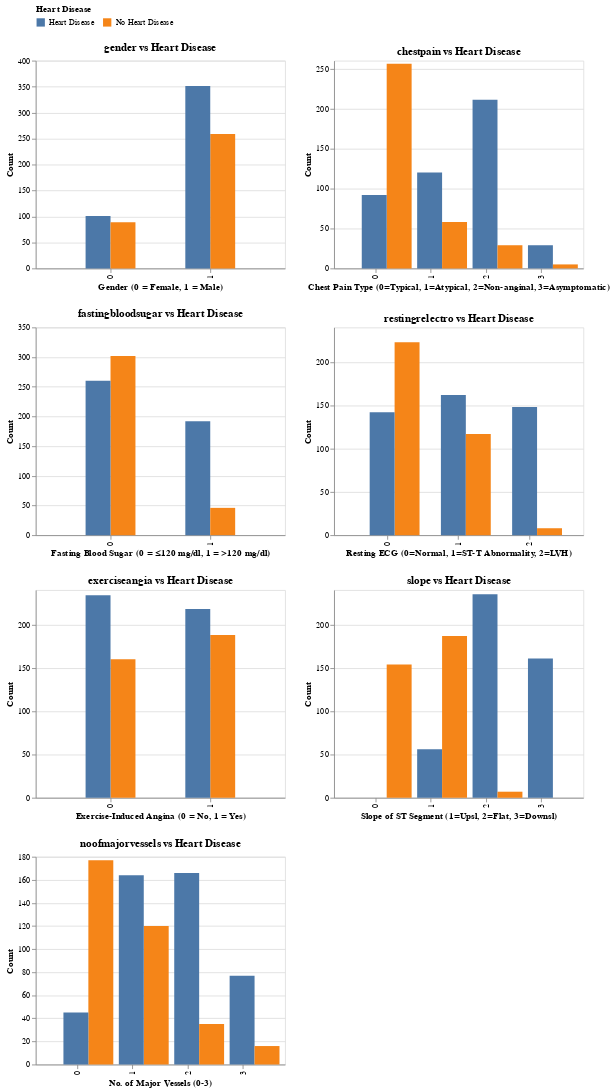

Notebook code cell kept with this figure:
### Markdown cell above
#### Categorical Features vs Target

Grouped bar charts are used to compare categorical variables (e.g., gender, chest pain type) against the target variable. This identifies category-level patterns and helps determine how these features relate to heart disease.

The gender chart shows that more males were diagnosed with heart disease compared to females. The chest-pain chart shows that more people with typical chest pain have no heart disease, while Atypical and non-anginal chest pain tend to have higher heart-disease counts. Also, asymptomatic patients appear less among healthy individuals and more among those with heart disease.

For fasting blood sugar, most people fall in the normal range, and the heart-disease group is only slightly higher than the no-disease group. In the high blood-sugar category, the numbers are low for both, but individuals with heart disease are significantly higher than those without heart disease.

People without heart disease are more in the normal ECG category, while people with heart disease are more in the ST-T Abnormality and LVH categories. Exercise-induced angina clearly shows that people with chest pain during exercise are much more likely to have heart disease. The number of major blood vessels chart shows that people with a higher number of vessels tend to have higher heart disease counts. Finally, the slope of the ST segment shows that certain ECG patterns, like a flat or down-sloping ST, are more common in those with heart disease.

### Code cell
cat_cols = ['gender','chestpain','fastingbloodsugar','restingrelectro','exerciseangia','slope','noofmajorvessels']
axis_titles = {
    'gender': 'Gender (0 = Female, 1 = Male)',
    'chestpain': 'Chest Pain Type (0=Typical, 1=Atypical, 2=Non-anginal, 3=Asymptomatic)',
    'fastingbloodsugar': 'Fasting Blood Sugar (0 = ≤120 mg/dl, 1 = >120 mg/dl)',
    'restingrelectro': 'Resting ECG (0=Normal, 1=ST-T Abnormality, 2=LVH)',
    'exerciseangia': 'Exercise-Induced Angina (0 = No, 1 = Yes)',
    'slope': 'Slope of ST Segment (1=Upsl, 2=Flat, 3=Downsl)',
    'noofmajorvessels': 'No. of Major Vessels (0-3)'}

train_df['label'] = train_df['target'].map({0: 'No Heart Disease', 1: 'Heart Disease'})

charts = []

for col in axis_titles.keys():
    chart = alt.Chart(train_df).mark_bar(size=30).encode(
        x=alt.X(
            f'{col}:N',
            title=axis_titles[col],     
            scale=alt.Scale(paddingInner=0.5, paddingOuter=0.5)),
        xOffset='label:N',
        y=alt.Y('count()', title='Count'),
        color=alt.Color('label:N', title='Heart Disease'),
        tooltip=[alt.Tooltip('count()', title='Count')]).properties(
        title=f'{col} vs Heart Disease',
        width=300,
        height=250)
    charts.append(chart)


rows = []
for i in range(0, len(charts), 2):
    rows.append(alt.hconcat(*charts[i:i+2]))

final_chart = alt.vconcat(*rows).configure_legend(
    orient='top')
final_chart

### Figure 1 — Vega-Lite specification as saved in the notebook (floating-point values rounded to 4 significant figures; data arrays with more than 128 entries replaced by an {"elided": "..."} marker saying what was removed)
{"config": {"view": {"continuousWidth": 300, "continuousHeight": 300}, "legend": {"orient": "top"}}, "vconcat": [{"hconcat": [{"mark": {"type": "bar", "size": 30}, "encoding": {"color": {"field": "label", "title": "Heart Disease", "type": "nominal"}, "tooltip": [{"aggregate": "count", "title": "Count", "type": "quantitative"}], "x": {"field": "gender", "scale": {"paddingInner": 0.5, "paddingOuter": 0.5}, "title": "Gender (0 = Female, 1 = Male)", "type": "nominal"}, "xOffset": {"field": "label", "type": "nominal"}, "y": {"aggregate": "count", "title": "Count", "type": "quantitative"}}, "height": 250, "title": "gender vs Heart Disease", "width": 300}, {"mark": {"type": "bar", "size": 30}, "encoding": {"color": {"field": "label", "title": "Heart Disease", "type": "nominal"}, "tooltip": [{"aggregate": "count", "title": "Count", "type": "quantitative"}], "x": {"field": "chestpain", "scale": {"paddingInner": 0.5, "paddingOuter": 0.5}, "title": "Chest Pain Type (0=Typical, 1=Atypical, 2=Non-anginal, 3=Asymptomatic)", "type": "nominal"}, "xOffset": {"field": "label", "type": "nominal"}, "y": {"aggregate": "count", "title": "Count", "type": "quantitative"}}, "height": 250, "title": "chestpain vs Heart Disease", "width": 300}]}, {"hconcat": [{"mark": {"type": "bar", "size": 30}, "encoding": {"color": {"field": "label", "title": "Heart Disease", "type": "nominal"}, "tooltip": [{"aggregate": "count", "title": "Count", "type": "quantitative"}], "x": {"field": "fastingbloodsugar", "scale": {"paddingInner": 0.5, "paddingOuter": 0.5}, "title": "Fasting Blood Sugar (0 = ≤120 mg/dl, 1 = >120 mg/dl)", "type": "nominal"}, "xOffset": {"field": "label", "type": "nominal"}, "y": {"aggregate": "count", "title": "Count", "type": "quantitative"}}, "height": 250, "title": "fastingbloodsugar vs Heart Disease", "width": 300}, {"mark": {"type": "bar", "size": 30}, "encoding": {"color": {"field": "label", "title": "Heart Disease", "type": "nominal"}, "tooltip": [{"aggregate": "count", "title": "Count", "type": "quantitative"}], "x": {"field": "restingrelectro", "scale": {"paddingInner": 0.5, "paddingOuter": 0.5}, "title": "Resting ECG (0=Normal, 1=ST-T Abnormality, 2=LVH)", "type": "nominal"}, "xOffset": {"field": "label", "type": "nominal"}, "y": {"aggregate": "count", "title": "Count", "type": "quantitative"}}, "height": 250, "title": "restingrelectro vs Heart Disease", "width": 300}]}, {"hconcat": [{"mark": {"type": "bar", "size": 30}, "encoding": {"color": {"field": "label", "title": "Heart Disease", "type": "nominal"}, "tooltip": [{"aggregate": "count", "title": "Count", "type": "quantitative"}], "x": {"field": "exerciseangia", "scale": {"paddingInner": 0.5, "paddingOuter": 0.5}, "title": "Exercise-Induced Angina (0 = No, 1 = Yes)", "type": "nominal"}, "xOffset": {"field": "label", "type": "nominal"}, "y": {"aggregate": "count", "title": "Count", "type": "quantitative"}}, "height": 250, "title": "exerciseangia vs Heart Disease", "width": 300}, {"mark": {"type": "bar", "size": 30}, "encoding": {"color": {"field": "label", "title": "Heart Disease", "type": "nominal"}, "tooltip": [{"aggregate": "count", "title": "Count", "type": "quantitative"}], "x": {"field": "slope", "scale": {"paddingInner": 0.5, "paddingOuter": 0.5}, "title": "Slope of ST Segment (1=Upsl, 2=Flat, 3=Downsl)", "type": "nominal"}, "xOffset": {"field": "label", "type": "nominal"}, "y": {"aggregate": "count", "title": "Count", "type": "quantitative"}}, "height": 250, "title": "slope vs Heart Disease", "width": 300}]}, {"hconcat": [{"mark": {"type": "bar", "size": 30}, "encoding": {"color": {"field": "label", "title": "Heart Disease", "type": "nominal"}, "tooltip": [{"aggregate": "count", "title": "Count", "type": "quantitative"}], "x": {"field": "noofmajorvessels", "scale": {"paddingInner": 0.5, "paddingOuter": 0.5}, "title": "No. of Major Vessels (0-3)", "type": "nominal"}, "xOffset": {"field": "label", "type": "nominal"}, "y": {"aggregate": "count", "title": "Count", "type": "quantitative"}}, "height": 250, "title": "noofmajorvessels vs Heart Disease", "width": 300}]}], "data": {"name": "data-860cc10bb0f26e6f67b5eb80b331b429"}, "$schema": "https://vega.github.io/schema/vega-lite/v5.20.1.json", "datasets": {"data-860cc10bb0f26e6f67b5eb80b331b429": {"elided": "800 records"}}}
